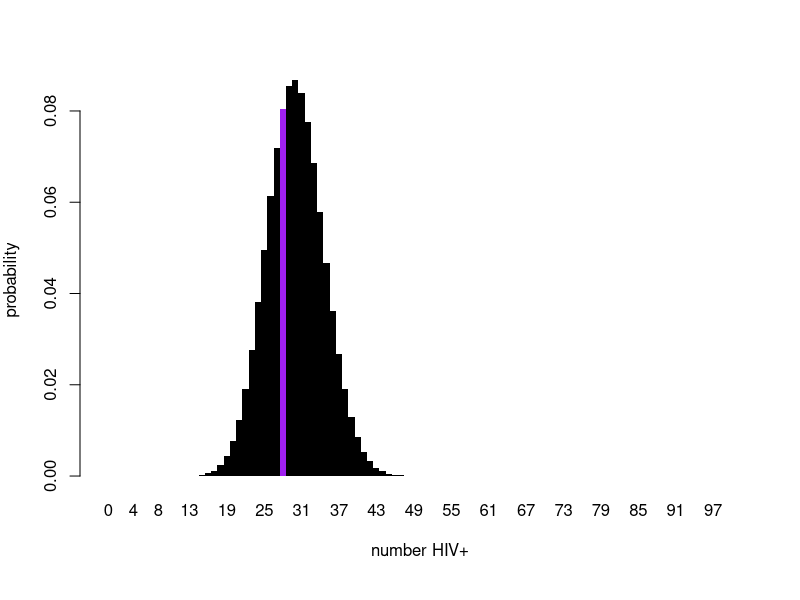
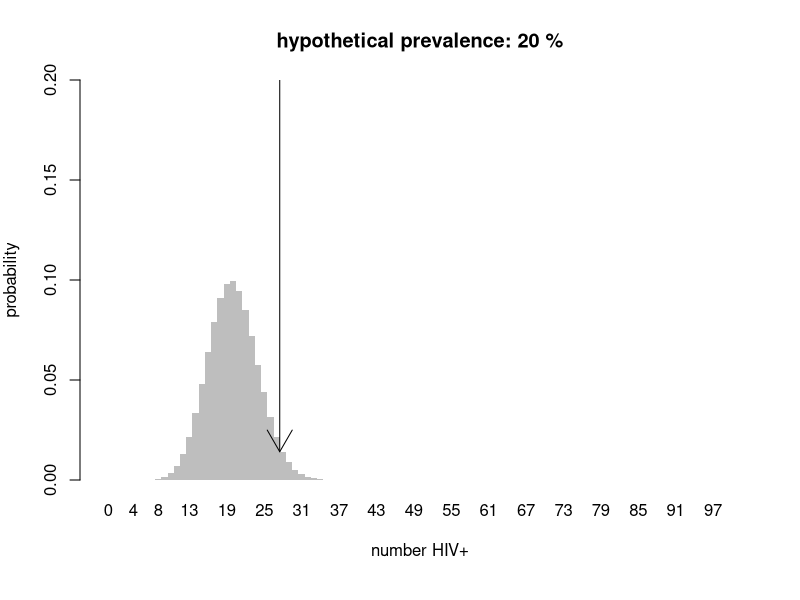
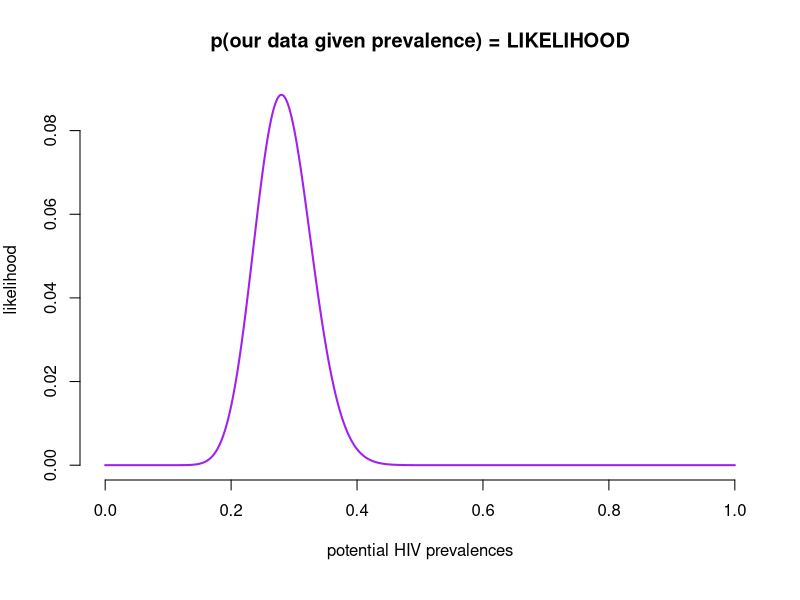
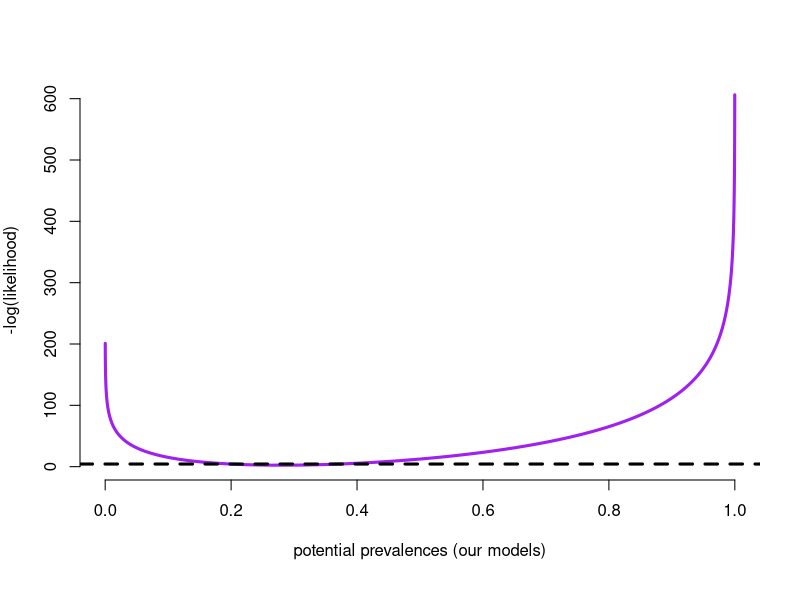
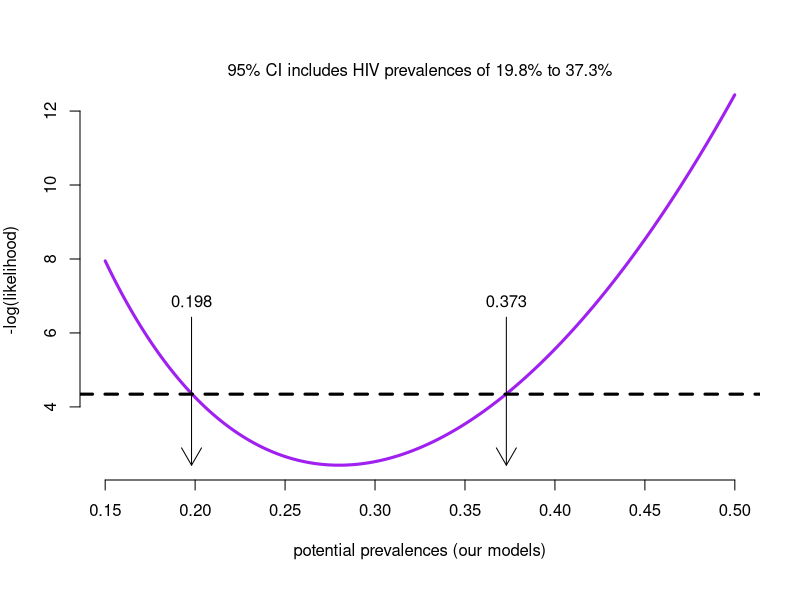

R code for these plots, in order:
## Introduction to Likelihood
## (C) Steve Bellan, Cari van Schalkwyk and the ICI3D team 2009–2019

## The code is made available under a Creative Commons Attribution 4.0 International License. You
## are free to reuse this code provided that you give appropriate credit, provide a link to the
## license, and indicate if changes were made. You may do so in any reasonable manner, but not in
## any way that suggests the licensor endorses you or your use. Giving appropriate credit includes
## citation of the original repository.

## Set margins for plotting.
par(mar=c(6,4,4,2))

## Say we are randomly sampling from a population of people in a town
## of size 1,000,000 and we sample 100 people from that population.
sampleSize <- 100
## Say that the true HIV prevalence in that population of size 1,000,000
## is 30%, i.e. 300,000 are HIV positive.
true.prev <- .3

## Sample from this distribution once 
## samplePos <- rbinom(1,100,.3)

## You can use the above code to sample from this distribution, but
## we'll set it at 28 just so everyone is working on the same example
## for now.
samplePos <- 28                          
samplePrev <- samplePos/sampleSize
samplePrev

## Create a color vector for every possible number of HIV+ people we
## could have found when sampling 100 people (0:100 means 101
## possibilities). Then make the value we chose have a different
## color.
color.vec <- rep("black",sampleSize+1)
color.vec[samplePos+1] <-	"purple"

### Create a histogram of the binomial distribution function with the
### true prevalence, highlighting the value we sampled.
barplot.obj <- barplot(dbinom(0:sampleSize,size=sampleSize, prob=true.prev),
                       xlab="number HIV+", names.arg=c(0:sampleSize),
                       ylab="probability", col=color.vec, border = NA, space =0)

## A politician is claiming that HIV prevalence is 20%
## Given that we found samplePos
samplePos
## positives, would we accept or reject the hypothesis that the true prevalence is .2?
potential.prev <- .2

## Calculate the probability of getting every single possible value
## from the binomial distribtion with this hypothesized prevalence.
prob.dist <- dbinom(0:sampleSize, size=sampleSize, prob=potential.prev)
ymax <- .2
color.vec <- rep("grey",sampleSize)

## Plot the binomial distribution for N=100, and p=.2
barplot(prob.dist,
        xlab = "number HIV+",
        names.arg = c(0:sampleSize),
        ylab = "probability",
        col = color.vec ,
        border = NA,
        main = paste("hypothetical prevalence:",potential.prev*100,"%"),
        ylim = c(0,ymax),
        space = 0)

##What is the probability of observing 28/100, under this hypothesised prevalence?
dbinom(samplePos, sampleSize, potential.prev)

arrows(x0 = samplePos , y0=ymax, y1=dbinom(samplePos, sampleSize, potential.prev))

## Now do a classic test:

binom.test(samplePos, sampleSize, potential.prev, alternative = "two.sided")

## Task 1: Explain what we learn from the binom.test

## Task 2: Repeat the above for two or three different examples 
## with different hypothesized prevalence and/or samplePos
## Explain what you see.

###########################################################################
## Now let's use the Maximum Likelihood approach to construct confidence intervals.
########################################################################### 

## Create a vector of potential prevalences spanning 0-1 with 10000 values
## These are all potential "null hypotheses".
potential.prev.vector <- seq(0,1, length=10000)

## The likelihood of a prevalence is the probability of observing the data given the
## hypothesized prevalence:
## L(prevalence | data) = p(data | prevalence)
likelihoods <- dbinom(samplePos, sampleSize, potential.prev.vector)

plot(potential.prev.vector, likelihoods, col = "purple", type = "l", lwd = 2,
     xlab = "potential HIV prevalences", ylab = "likelihood",
     main = "p(our data given prevalence) = LIKELIHOOD",
     bty = "n")

###################################################################### 
## Let's look at the negative log-likelihood which is what people
## traditionally use because it's usually easier to calculate (though
## for this example R can do all the work computationally quite
## easily).
plot(potential.prev.vector, -log(likelihoods), type = "l", col = "purple", col.main = "white",
     bty = "n", lwd = 3, xlab = "potential prevalences (our models)",
     ylab = "-log(likelihood)",  main = "we usually minimize the -log(likelihood)")

## We can use the Likelihood Ratio Test to calculate confidence intervals. 
## If the logL of a hypothesised prevalence is not within the chi-squared
## alpha=.05 cutoff of the minimum logL, then we do not reject it.
chisq.crit <- qchisq(.95, df = 1)
min.l <- min(-log(likelihoods))
abline(h = min.l + chisq.crit/2, lwd = 3, lty = 2)

######################################################################
## It's hard to see this so let's zoom in on last plot for values of
## the potential prevalence between .15 and .5.

xlim <- c(.15, .5)

zoom.plot.index <- potential.prev.vector>.15 & potential.prev.vector<.5
plot(potential.prev.vector[zoom.plot.index], -log(likelihoods[zoom.plot.index]),
     type = "l", col = "purple", col.main = "white", xlim = xlim,
     bty = "n", lwd = 3, xlab = "potential prevalences (our models)",
     ylab = "-log(likelihood)",  main = "we usually minimize the -log(likelihood)")
chisq.crit <- qchisq(.95, df = 1)
chisq.crit
min.l <- min(-log(likelihoods))
ci.likelihood <- range(potential.prev.vector[-log(likelihoods) < min.l + chisq.crit/2])
abline(h = min.l + chisq.crit/2, lwd = 3, lty = 2)
## add title to the plot
ci.l <- signif(ci.likelihood[1],3)
ci.u <- signif(ci.likelihood[2],3)
mtext(paste("95% CI includes HIV prevalences of ", ci.l*100, "% to ", ci.u*100, "%", sep=""), side = 3, line =0)
arrows(ci.l, min.l + 4, ci.l, min.l, length = .2)
arrows(ci.u, min.l + 4, ci.u, min.l, length = .2)
text(ci.l, min.l + 4, ci.l,cex = 1,pos = 3)
text(ci.u, min.l + 4, ci.u,cex = 1,pos = 3)

## Compare confidence intervals calculated using binom.test() and using the Likelihood
## Ratio Test.
binom.test(samplePos, sampleSize, samplePos/sampleSize, alternative = "two.sided")

ci.likelihood

## Are the results similar?

## Task 3: Consider the following questions:

## For this example, do you think it was worth the trouble constructing Likelihood based confidence intervals?
## Under what circumstances might you use classical tests?
## Under what circumstances would likelihood-based tests be better?

